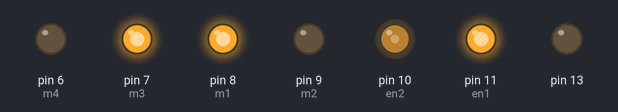
The sketch below on a simulated Arduino Uno, built with avr-gcc and run on an emulated ATmega328P. Shown: output pins drawn as LEDs (lit = HIGH). Wiring (inferred from the names in the program): MPU-6050 motion sensor at I2C address 0x68. What the sketch prints to the serial monitor is not drawn.

Above: at 0.1 s.
Timing chart, 0 to 1.6 s (numbered marks = the images above):
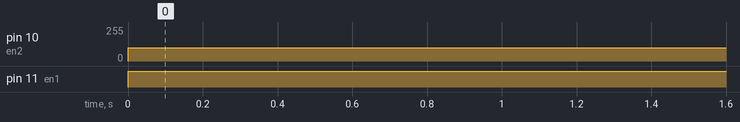

The sketch:

bot_TI.ino
```cpp
//#include <SpacebrewYun.h>
#include<Wire.h>
#include<time.h>
//#include<SoftwareSerial.h>
//
//int BT_Tx=11;
//int BT_Rx=12;

//SoftwareSerial bt(BT_Tx,BT_Rx);

int trig1=A0;
int echo1=A1;
int trig2 = A2;
int echo2 = A3;
int trig3 = 2;
int echo3 = 3;

 long ti,s1,s2,s3;

int m1 = 8;
int m2 = 9;
int m3 = 7;
int m4 = 6;
int en1 = 11;
int en2 = 10;
int leftSpeed = 100;
int rightSpeed = 255;
const int MPU_addr=0x68;  // I2C address of the MPU-6050
 int16_t AcX,AcY,AcZ,Tmp,GyX,GyY,GyZ;
 float scaled_AcX,scaled_AcY,scaled_AcZ,scaled_GyX,scaled_GyY,scaled_GyZ;
 float scalefactor_Ac=16384;
 float scalefactor_Gy=131;
 unsigned long t,t1,t2;
 float ang = 0,start_ang=0;
 long sum=0;
 int offset=0;
 int s=200;
void setup() {
  Serial.begin(9600);
//  bt.begin(9600);
  pinMode(trig1,OUTPUT);
  pinMode(echo1,INPUT);
  pinMode(trig2,OUTPUT);
  pinMode(echo2,INPUT);
  pinMode(trig3,OUTPUT);
  pinMode(echo3,INPUT);
  pinMode(13,OUTPUT);
  pinMode(9, OUTPUT);
  pinMode(8,OUTPUT);
  pinMode(7,OUTPUT);
  pinMode(6,OUTPUT);
  Wire.begin();
  Wire.beginTransmission(MPU_addr);
  Wire.write(0x6B);  // PWR_MGMT_1 register
  Wire.write(0);     // set to zero (wakes up the MPU-6050)
  Wire.endTransmission(true);
  Serial.begin(9600);
  t2 = micros();
  ang=0;
//  calibrate();
//  delay(1000);
  straight();
}

void calibrate()
{

  sum=0;
  offset=0;
  for(int i=0;i<1000;i++)
    {
      Wire.beginTransmission(MPU_addr);
      Wire.write(0x47);  // starting with register 0x3B (ACCEL_XOUT_H)
      Wire.endTransmission(false);
      Wire.requestFrom(MPU_addr,14,true);  // request a total of 14 registers
      GyZ=Wire.read()<<8|Wire.read();  // 0x47 (GYRO_ZOUT_H) & 0x48 (GYRO_ZOUT_L)
      sum+=GyZ;
    }
    offset=sum/1000;
    Serial.print("Offset: ");
    Serial.println(offset);
}

int get_dist(int trig,int echo)
{
  int distance,t;
digitalWrite(trig,HIGH);
 delayMicroseconds(10);
 digitalWrite(trig,LOW);
 t=pulseIn(echo,HIGH);
 distance = (t/58);

 Serial.print(distance);
 Serial.print(" ");
// bt.print(distance);
// bt.print(" ");
 return distance;
}

void left(){
  Serial.println("Left");
//  bt.println("Left");
  digitalWrite(m1,HIGH);
  digitalWrite(m2,LOW);
  digitalWrite(m3,LOW);
  digitalWrite(m4,LOW);
}
void right(){
  Serial.println("Right");
//  bt.println("Right");
  digitalWrite(m1,LOW);
  digitalWrite(m2,LOW);
  digitalWrite(m3,HIGH);
  digitalWrite(m4,LOW);
}
void straight(){
  Serial.println("Straight");
//  bt.println("Straight");
   digitalWrite(m1,HIGH);
  digitalWrite(m2,LOW);
  digitalWrite(m3,HIGH);
  digitalWrite(m4,LOW);
}
void diffright()
{
  Serial.println("DRight");
  digitalWrite(m1,LOW);
  digitalWrite(m2,HIGH);
  digitalWrite(m3,HIGH);
  digitalWrite(m4,LOW);
}
void diffleft()
{
  Serial.println("DLeft");
   digitalWrite(m1,HIGH);
  digitalWrite(m2,LOW);
  digitalWrite(m3,LOW);
  digitalWrite(m4,HIGH);
}
void stahp(){
  Serial.println("Stop");
  digitalWrite(m1,LOW);
  digitalWrite(m2,LOW);
  digitalWrite(m3,LOW);
  digitalWrite(m4,LOW);
}
float get_ang(){

  Wire.beginTransmission(MPU_addr);
  Wire.write(0x47);  // starting with register 0x3B (ACCEL_XOUT_H)
  Wire.endTransmission(false);
  Wire.requestFrom(MPU_addr,14,true);  // request a total of 14 registers
  GyZ=Wire.read()<<8|Wire.read()-offset;  // 0x47 (GYRO_ZOUT_H) & 0x48 (GYRO_ZOUT_L)
  t1 = micros();
  t = t1-t2;
  t2=t1;
  scaled_GyZ=GyZ/scalefactor_Gy;
  ang = ang +( scaled_GyZ*t/1000000.0);

//  Serial.println(ang);
//  bt.println(ang);
  return ang;
}

void loop() {

 analogWrite(en2,leftSpeed);
 analogWrite(en1,rightSpeed);
// s=200;
// s1=get_dist(trig1,echo1);
//  if(s1<s && s1>0){
//    s=s1;
//   }
//
// s2=get_dist(trig2,echo2);
//
// if(s2<s && s2>0){
//  s=s2;
// }
//
// s3=get_dist(trig3,echo3);
//
//
// if(s3<s && s3>0){
//  s=s3;
// }
// Serial.println(s);
// bt.println(s);
// if(s>35)
//  straight();
//if(s<35 && s >10)
// {
//  t2 = micros();
//  ang=0;
//  diffleft();
//  while(get_ang()<45);
//  straight();
// }
//if(s<10 && s == 10)
// stahp();

}
```

Measured:
- by itself, pin 10 (en2): 0/255 → 100/255 at 0.00 s
- by itself, pin 11 (en1): LOW → HIGH at 0.00 s
